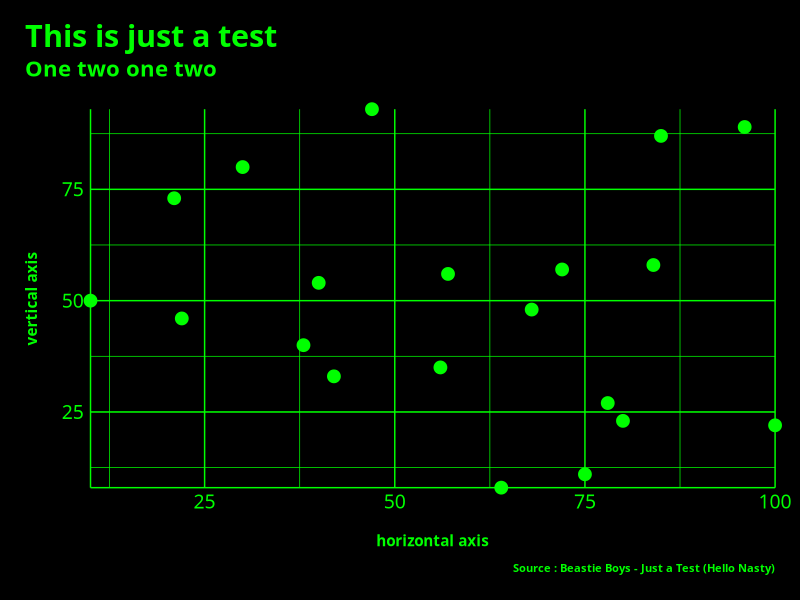

Generate this figure with R:
library(tidyverse)
library(ragg)
library(textshaping)
library(systemfonts)

fontss <- system_fonts()


WarioDF <- tibble(
  col1 = sample(
    c(1:100), size = 20, replace = F
  ),
  col2 = sample(
    c(1:100), size = 20, replace = F
  )
)

ggplot(WarioDF, aes(x = col1, y = col2)) +
  geom_point(color = "green", size = 4) +
  theme_minimal() +
  theme(
    text = element_text(color = "green", family = "BankGothic"),
    title = element_text(color = "green", face = "bold", family = "BankGothic DB"),
    plot.title = element_text(size = 22),
    plot.title.position = "plot",
    plot.caption = element_text(margin = margin(t = 10, unit = "pt"), size = 8),
    plot.margin = margin(18,18,18,18, unit = "pt"),
    plot.subtitle = element_text(margin = margin(b = 20, unit = "pt"), size = 16),
    plot.background = element_rect(fill = "black"),
    axis.line = element_line(color = "green"),
    axis.text = element_text(color = "green", size = 14),
    axis.title.x = element_text(margin = margin(t = 15, unit = "pt")),
    axis.title.y = element_text(margin = margin(r = 15, unit = "pt")),
    panel.grid = element_line(color = "green")
  ) +
  labs(
    title = "This is just a test",
    subtitle = "One two one two",
    caption = "Source : Beastie Boys - Just a Test (Hello Nasty)",
    x = "horizontal axis",
    y = "vertical axis"
  ) +
  coord_cartesian(clip = "off", expand = F)
